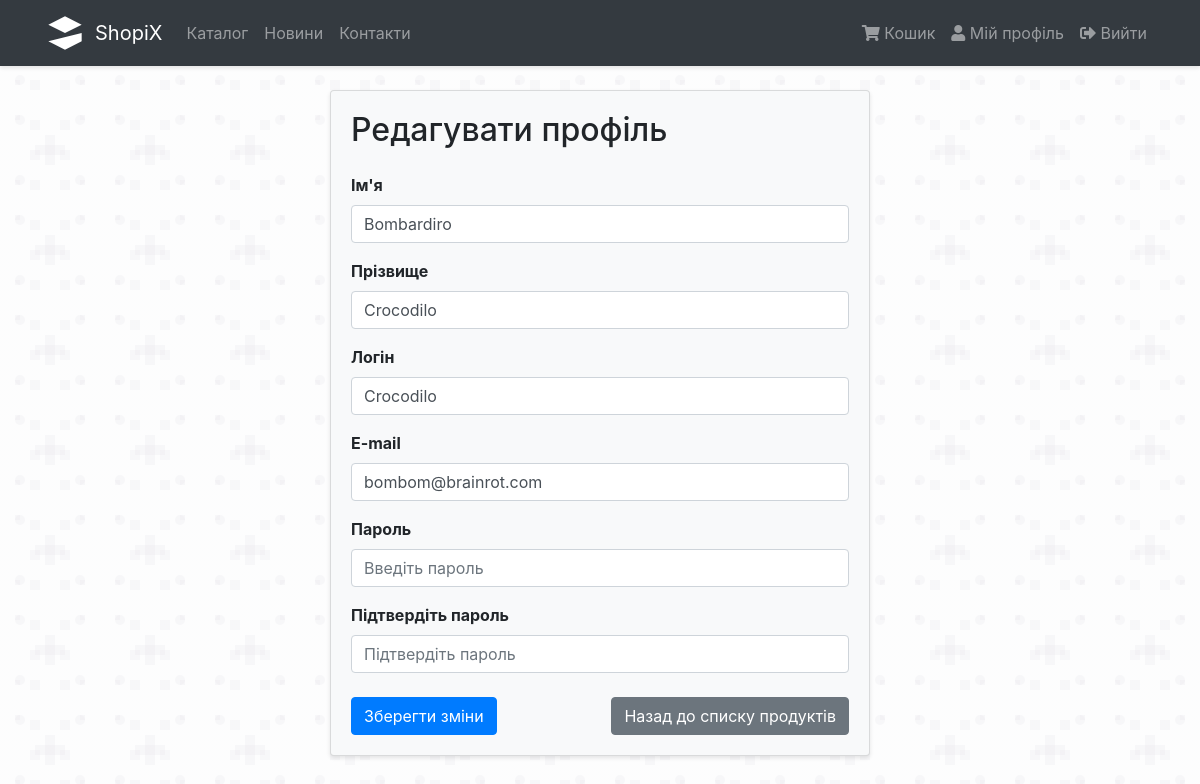
The app's page /auth/profile/1/edit (signed in) with its own data.
### proj/auth/models.py (models this page shows, shortened)
class User(UserMixin, db.Model):
    id = db.Column(db.Integer, primary_key=True)
    username = db.Column(db.String(32), unique=True, nullable=False)
    email = db.Column(db.String(100), unique=True, nullable=False)
    password = db.Column(db.String(255), nullable=False)
    name = db.Column(db.String(64), unique=False, nullable=False)
    surname = db.Column(db.String(64), unique=False, nullable=False)
    orders = db.relationship('Order', backref='user', lazy=True)

### proj/auth/routes.py (the view, shortened to what this page needs)
@auth.route('/profile/<int:id>/edit', methods=['GET', 'POST'])
@login_required
def edit_profile(id):
    user = User.query.get(id)
    if user.id != current_user.id:
        return redirect(url_for('products.index'))
    form = UserForm(obj=user)
    return render_template('auth/user_form.html', form=form)

### proj/auth/forms.py (shortened to what this page needs)
class UserForm(FlaskForm):
    name = StringField('Ім\'я', validators=[DataRequired(),Length(max=64)])
    surname = StringField('Прізвище', validators=[DataRequired(),Length(max=64)])
    username = StringField('Логін', validators=[DataRequired('Логін мати обов\'язково!'),Length(max=32)])
    password = PasswordField('Пароль', validators=[
    DataRequired('Пароль мати обов\'язково!'),
    Length(min=8, message='Пароль має складатися щонайменше з 8 символів.'),
    Regexp(
        regex='^(?=.*[A-Za-z])(?=.*\d)[A-Za-z\d]{8,}$',
        message='Пароль має містити щонайменше одну цифру та одну літеру.'
    ),
    EqualTo('confirm', message='Паролі не співпдаають. Спробуйте знову!')
    ])
    confirm = PasswordField('Підтвердіть пароль', validators=[DataRequired('Необхідно підтвердити пароль')])
    email = EmailField('E-mail', validators=[
        DataRequired(message='Необхідно ввести електронну пошту.'),
        Email(message='Невірна адреса. Спробуйте знову!')
    ])
    submit = SubmitField('Зареєструватися')

### proj/__init__.py (called while the page is built)
@login_manager.user_loader
def load_user(user_id):
    from proj.auth.models import User
    return User.query.get(int(user_id))

### proj/templates/auth/user_form.html (shortened to what this page needs)
{% extends "layout.html" %}
{% block content %}
    <div class="row justify-content-center">
        <div class="col-md-6">
            <div class="card bg-light">
                <div class="card-body">
                    <h2 class="card-title mb-4">
                        {% if form.name.data %}
                            Редагувати профіль
                        {% else %}
                            Реєстрація
                        {% endif %}
                    </h2>
                    <form method="post">
                        <div class="form-group">
                            {{ form.name.label(class="font-weight-bold") }}
                            {{ form.name(
                                class="form-control" + (" is-invalid" if form.name.errors else ""),
                                type="text",
                                placeholder="Введіть ім'я",
                                required=True
                            ) }}
                        </div>
                        <div class="form-group">
                            {{ form.surname.label(class="font-weight-bold") }}
                            {{ form.surname(
                                class="form-control" + (" is-invalid" if form.surname.errors else ""),
                                type="text",
                                placeholder="Введіть прізвище",
                                required=True
                            ) }}
                        </div>
                        <div class="form-group">
                            {{ form.username.label(class="font-weight-bold") }}
                            {{ form.username(
                                class="form-control" + (" is-invalid" if form.username.errors else ""),
                                type="text",
                                placeholder="Введіть ім'я користувача",
                                required=True
                            ) }}
                        </div>
                        <div class="form-group">
                            {{ form.email.label(class="font-weight-bold") }}
                            {{ form.email(
                                class="form-control" + (" is-invalid" if form.email.errors else ""),
                                type="email",
                                placeholder="Введіть email",
                                required=True
                            ) }}
                        </div>
                        <div class="form-group">
                            {{ form.password.label(class="font-weight-bold") }}
                            {{ form.password(
                                class="form-control" + (" is-invalid" if form.password.errors else ""),
                                type="password",
                                placeholder="Введіть пароль",
                                required=True
                            ) }}
                        </div>
                        <div class="form-group">
                            {{ form.confirm.label(class="font-weight-bold") }}
                            {{ form.confirm(
                                class="form-control" + (" is-invalid" if form.confirm.errors else ""),
                                type="password",
                                placeholder="Підтвердіть пароль",
                                required=True
                            ) }}
                        </div>
                        <div class="d-flex justify-content-between align-items-center mt-4">
                            <button type="submit" class="btn btn-primary">
                                {% if form.name.data %}
                                    Зберегти зміни
                                {% else %}
                                    Зареєструватися
                                {% endif %}
                            </button>
                            {% if form.name.data and user %}
                                <a href="{{ url_for('auth.profile', id=user.id) }}" class="btn btn-secondary">
                                    Назад до профілю
                                </a>
                            {% else %}
                                <a href="{{ url_for('products.index') }}" class="btn btn-secondary">
                                    Назад до списку продуктів
                                </a>
                            {% endif %}
                        </div>
                    </form>
                </div>
            </div>
        </div>
    </div>
{% endblock %}

### proj/templates/layout.html (style rules this page uses)
body { background-color: #f8f9fa; min-height: 100vh; }
.card { background-color: rgba(255, 255, 255, 0.9); box-shadow: 0 2px 4px rgba(0, 0, 0, 0.1); }

### records on screen
User: name "Bombardiro", surname "Crocodilo", username "Crocodilo", email "bombom@brainrot.com"
